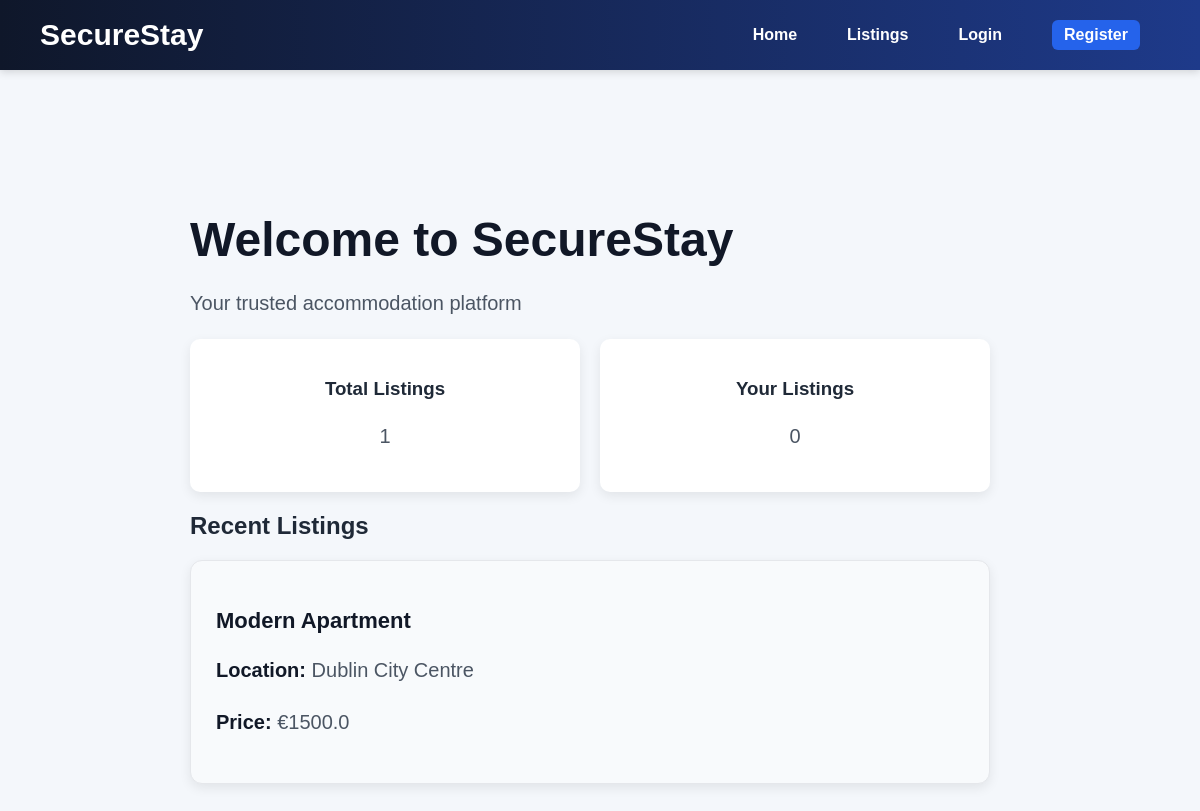
The page / on the database its author committed.
### models.py (models this page shows)
class Listing(db.Model):
    __tablename__ = "listings"
    id = db.Column(db.Integer, primary_key=True)
    title = db.Column(db.String(150), nullable=False)
    description = db.Column(db.Text, nullable=False)
    location = db.Column(db.String(150), nullable=False)
    price = db.Column(db.Float, nullable=False)
    room_type = db.Column(db.String(50), nullable=False)
    image_filename = db.Column(db.String(255), nullable=True)
    availability_status = db.Column(db.String(20), default="available", nullable=False)
    created_at = db.Column(db.DateTime, default=datetime.utcnow)
    landlord_id = db.Column(db.Integer, db.ForeignKey("users.id"), nullable=False)
    booking_requests = db.relationship("BookingRequest", backref="listing", lazy=True)

### app.py (the view)
@app.route('/')
def home():
    total_listings = Listing.query.count()
    user_listings = 0
    if current_user.is_authenticated:
        user_listings = Listing.query.filter_by(landlord_id=current_user.id).count()
    recent_listings = Listing.query.order_by(Listing.id.desc()).limit(3).all()
    return render_template(
        'index.html',
        total_listings=total_listings,
        user_listings=user_listings,
        recent_listings=recent_listings
)

### templates/index.html
{% extends "base.html" %}
{% block content %}
<div class="hero">
    <h1>Welcome to SecureStay</h1>
    <p>Your trusted accommodation platform</p>
    <div class="dashboard">
        <div class="card">
            <h3>Total Listings</h3>
            <p>{{ total_listings }}</p>
        </div>
        <div class="card">
            <h3>Your Listings</h3>
            <p>{{ user_listings }}</p>
        </div>
    </div>
    <h2>Recent Listings</h2>
    {% for listing in recent_listings %}
    <div class="listing-card">
        <h3>{{ listing.title }}</h3>
        <p><strong>Location:</strong> {{ listing.location }}</p>
        <p><strong>Price:</strong> €{{ listing.price }}</p>
    </div>
    {% endfor %}
</div>
{% endblock %}

### static/css/style.css (style rules this page uses)
body { font-family: Arial, sans-serif; margin: 0; background-color: #f4f7fb; color: #1f2937; }
.hero { background-color: transparent; padding: 40px; border-radius: 14px; max-width: 800px; margin-top: 20px; }
.hero h1 { font-size: 48px; margin-bottom: 15px; color: #111827; }
.hero p { font-size: 20px; color: #4b5563; line-height: 1.6; }
.listing-card { background: #f8fafc; padding: 25px; border-radius: 12px; margin-top: 20px; margin-bottom: 20px; box-shadow: 0 4px 12px rgba(0,0,0,0.08); border: 1px solid #e5e7eb; }
.listing-card h3 { margin-bottom: 12px; color: #111827; font-size: 22px; }
.listing-card p strong { margin: 5px 0; color: #111827; line-height: 1.6; }
.dashboard { display: flex; gap: 20px; margin: 20px 0; }
.card { background: white; padding: 20px; border-radius: 10px; flex: 1; text-align: center; box-shadow: 0 4px 12px rgba(0,0,0,0.08); }

### rows shown on the page
Listing: title "Modern Apartment", location "Dublin City Centre", price "1500.0"

### other values the page prints
{{ total_listings }} "1"
{{ user_listings }} "0"
